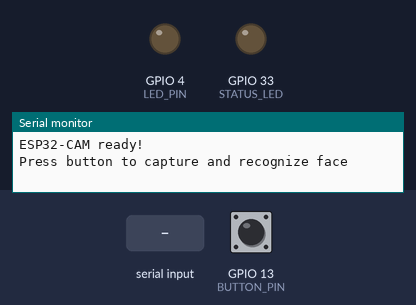
A sketch run on a simulated ESP32. On the bench: output pins drawn as LEDs (lit = HIGH), the last lines printed to the serial monitor. Dashed ring = blinking. The inputs (shaded band) are chosen by the test bench; at power-on: GPIO 13 (BUTTON_PIN) HIGH. WiFi joins after 1.5 s; servers stay silent unless stated; uploads are accepted with an empty reply; EEPROM starts erased; the camera gives no picture.

Above: at 8.4 s.
8.5 s: GPIO 13 (BUTTON_PIN) pulled LOW for 3.2 s
At 12.0 s:
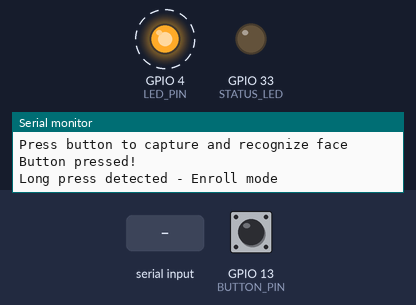
13.2 s: "CAPTURE\n" received over Serial
At 14.5 s:
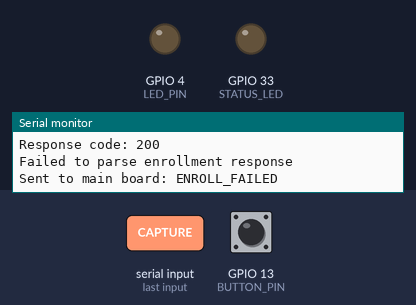
14.8 s: "CAPTURE\n" received over the second serial link
At 16.0 s:
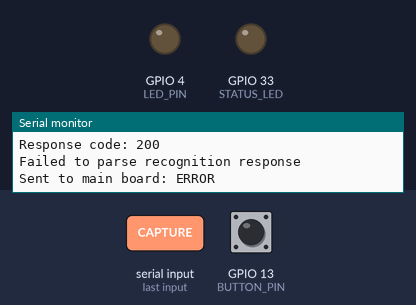
16.3 s: GPIO 13 (BUTTON_PIN) pulled LOW for 0.15 s
At 17.1 s:
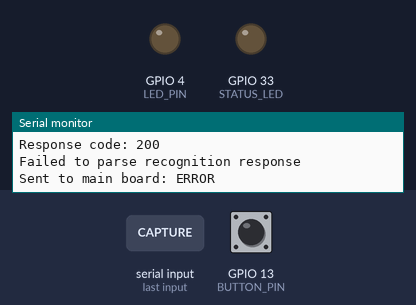
17.9 s: "ENROLL\n" received over the second serial link
19.4 s: "ENROLL\n" received over Serial
At 20.1 s:
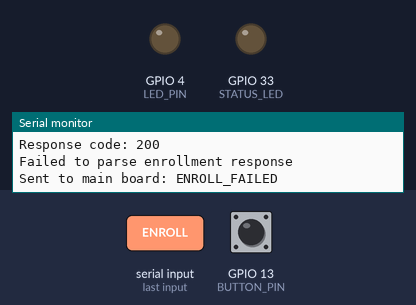
Timing chart, 0 to 22.0 s (numbered marks = the images above; inputs shaded):
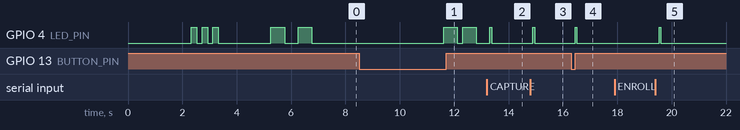

The sketch:

esp32_cam.ino
```cpp
/**
 * TruthPod ESP32-CAM Firmware
 * Face Recognition Module for TruthPod
 *
 * Features:
 * - Camera initialization (OV2640)
 * - Face capture on button press
 * - Face enrollment and recognition via backend API
 * - UART communication with main ESP32 board
 * - LED status indicators
 *
 * Hardware:
 * - ESP32-CAM (AI-Thinker)
 * - OV2640 Camera
 * - Push button for capture
 * - Built-in LED for status
 *
 * Communication Protocol with Main Board:
 * - Send: "USER_ID:123\n" when face recognized
 * - Send: "NO_FACE\n" when no face detected
 * - Send: "ENROLL_OK:456\n" when enrollment successful
 */

#include "esp_camera.h"
#include <WiFi.h>
#include <HTTPClient.h>
#include <ArduinoJson.h>
#include <Preferences.h>
#include <base64.h>
#include "soc/soc.h"
#include "soc/rtc_cntl_reg.h"

// ===== Configuration =====
// Enable UART between the CAM and main board via Serial2 (GPIO1/3 <-> main GPIO16/17)
// Set to 1 to initialize Serial2 for mainboard communication
#define ENABLE_MAINBOARD_UART 1
// WiFi Credentials (same as main board)
const char* WIFI_SSID = "YOUR_WIFI_SSID";
const char* WIFI_PASSWORD = "YOUR_WIFI_PASSWORD";

// Backend API Configuration
const char* API_BASE_URL = "https://truth-pod.onrender.com";
// const char* API_BASE_URL = "http://192.168.1.100:8000";  // Or use local IP for testing

// Device Configuration
String deviceMAC = "";
String deviceToken = "";  // Will be shared from main board via UART or get own token
Preferences preferencesCam;

// ===== Pin Definitions (ESP32-CAM AI-Thinker) =====
#define PWDN_GPIO_NUM     32
#define RESET_GPIO_NUM    -1
#define XCLK_GPIO_NUM      0
#define SIOD_GPIO_NUM     26
#define SIOC_GPIO_NUM     27

#define Y9_GPIO_NUM       35
#define Y8_GPIO_NUM       34
#define Y7_GPIO_NUM       39
#define Y6_GPIO_NUM       36
#define Y5_GPIO_NUM       21
#define Y4_GPIO_NUM       19
#define Y3_GPIO_NUM       18
#define Y2_GPIO_NUM        5
#define VSYNC_GPIO_NUM    25
#define HREF_GPIO_NUM     23
#define PCLK_GPIO_NUM     22

// Button and LED
#define BUTTON_PIN        13  // Flash button on ESP32-CAM
#define LED_PIN            4  // Built-in LED (flash LED)
#define STATUS_LED        33  // GPIO 33 for external status LED (optional)

// UART pins for communication with main board
#define UART_TX            1  // TX (to main board RX)
#define UART_RX            3  // RX (from main board TX)

// ===== Global Variables =====
HTTPClient http;
bool cameraInitialized = false;
bool enrollMode = false;  // Toggle between recognize and enroll modes

// ===== Function Prototypes =====
void setupWiFi();
void setupCamera();
void setupButton();
void setupLED();
void setupUART();
void registerDevice();
bool loadDeviceToken();
void saveDeviceToken(String token);
void captureAndRecognize();
void captureAndEnroll();
camera_fb_t* captureImage();
void sendToMainBoard(String message);
bool makeAPICall(String endpoint, String method, String payload, String& response);
void blinkLED(int times, int delayMs);

// ===== Setup =====
void setup() {
  // Disable brownout detector to prevent resets on power fluctuations
  // Note: Only do this if you have stable 5V power
  WRITE_PERI_REG(RTC_CNTL_BROWN_OUT_REG, 0);

  Serial.begin(115200);
  Serial.setDebugOutput(true);
  delay(2000);  // Give time for serial to stabilize

  Serial.println();
  Serial.println("=== TruthPod ESP32-CAM Starting ===");
  Serial.println("Setup: Phase 1 - Hardware Init");

  // Setup hardware
  setupButton();
  Serial.println("Setup: Button OK");

  setupLED();
  Serial.println("Setup: LED OK");

  #if ENABLE_MAINBOARD_UART
  setupUART();
  Serial.println("Setup: UART OK");
  #endif

  // Prepare WiFi and preferences
  WiFi.mode(WIFI_STA);
  preferencesCam.begin("truthpod_cam", false);

  // Get device MAC address (after WiFi mode set)
  deviceMAC = WiFi.macAddress();
  Serial.print("Camera MAC: ");
  Serial.println(deviceMAC);

  Serial.println("Setup: Phase 2 - Camera Init");
  setupCamera();
  Serial.println("Setup: Camera OK");

  // Connect to WiFi
  Serial.println("Setup: Phase 3 - WiFi Connect");
  blinkLED(3, 200);  // Indicate starting
  setupWiFi();

  // Obtain device token (either from storage or via registration)
  Serial.println("Setup: Phase 4 - Device Registration");
  if (!loadDeviceToken()) {
    Serial.println("Token: Not found in storage, registering device...");
    registerDevice();
  } else {
    Serial.println("Token: Loaded from storage");
    #if ENABLE_MAINBOARD_UART
    // Share token with main board so it can reuse the same API token
    sendToMainBoard("TOKEN:" + deviceToken);
    #endif
  }

  // Verify we have a valid token
  if (deviceToken.length() > 0) {
    Serial.print("Token: Active (length=");
    Serial.print(deviceToken.length());
    Serial.println(")");
  } else {
    Serial.println("Token: WARNING - No token available! API calls will fail with 401/403.");
    Serial.println("Token: Check network connection or backend availability.");
  }

  if (WiFi.status() == WL_CONNECTED) {
    blinkLED(2, 500);  // Indicate WiFi connected
  } else {
    blinkLED(5, 100);  // Indicate WiFi failed
  }

  Serial.println("ESP32-CAM ready!");
  Serial.println("Press button to capture and recognize face");
}

// ===== Main Loop =====
void loop() {
  // Check WiFi connection
  if (WiFi.status() != WL_CONNECTED) {
    Serial.println("WiFi disconnected! Reconnecting...");
    setupWiFi();
    return;
  }

  // Check button press
  if (digitalRead(BUTTON_PIN) == LOW) {
    delay(50);  // Debounce
    if (digitalRead(BUTTON_PIN) == LOW) {
      Serial.println("Button pressed!");

      // Check for long press (hold for 3 seconds to enroll)
      unsigned long pressStart = millis();
      while (digitalRead(BUTTON_PIN) == LOW && (millis() - pressStart) < 3000) {
        delay(10);
      }

      unsigned long pressDuration = millis() - pressStart;

      if (pressDuration >= 3000) {
        // Long press - Enroll mode
        Serial.println("Long press detected - Enroll mode");
        digitalWrite(LED_PIN, HIGH);
        delay(500);
        digitalWrite(LED_PIN, LOW);
        delay(200);
        digitalWrite(LED_PIN, HIGH);
        delay(500);
        digitalWrite(LED_PIN, LOW);
        captureAndEnroll();
      } else {
        // Short press - Recognize mode
        Serial.println("Short press detected - Recognize mode");
        digitalWrite(LED_PIN, HIGH);
        captureAndRecognize();
        digitalWrite(LED_PIN, LOW);
      }

      // Wait for button release
      while (digitalRead(BUTTON_PIN) == LOW) delay(10);
    }
  }

  // Check for commands from main board via UART
  if (Serial2.available() > 0) {
    String command = Serial2.readStringUntil('\n');
    Serial.print("Received command: ");
    Serial.println(command);

    if (command == "CAPTURE") {
      captureAndRecognize();
    } else if (command == "ENROLL") {
      captureAndEnroll();
    } else if (command.startsWith("TOKEN:")) {
      // Receive device token from main board
      deviceToken = command.substring(6);
      Serial.println("Device token received from main board");
    }
  }

  delay(100);
}

// ===== WiFi Setup =====
void setupWiFi() {
  Serial.print("Connecting to WiFi: ");
  Serial.println(WIFI_SSID);

  WiFi.mode(WIFI_STA);
  WiFi.begin(WIFI_SSID, WIFI_PASSWORD);

  int attempts = 0;
  while (WiFi.status() != WL_CONNECTED && attempts < 30) {
    delay(500);
    Serial.print(".");
    attempts++;
  }

  if (WiFi.status() == WL_CONNECTED) {
    Serial.println("\nWiFi connected!");
    Serial.print("IP address: ");
    Serial.println(WiFi.localIP());
  } else {
    Serial.println("\nWiFi connection failed!");
  }
}

// ===== Camera Setup =====
void setupCamera() {
  Serial.println("Camera: Configuring...");

  camera_config_t config;
  config.ledc_channel = LEDC_CHANNEL_0;
  config.ledc_timer = LEDC_TIMER_0;
  config.pin_d0 = Y2_GPIO_NUM;
  config.pin_d1 = Y3_GPIO_NUM;
  config.pin_d2 = Y4_GPIO_NUM;
  config.pin_d3 = Y5_GPIO_NUM;
  config.pin_d4 = Y6_GPIO_NUM;
  config.pin_d5 = Y7_GPIO_NUM;
  config.pin_d6 = Y8_GPIO_NUM;
  config.pin_d7 = Y9_GPIO_NUM;
  config.pin_xclk = XCLK_GPIO_NUM;
  config.pin_pclk = PCLK_GPIO_NUM;
  config.pin_vsync = VSYNC_GPIO_NUM;
  config.pin_href = HREF_GPIO_NUM;
  config.pin_sscb_sda = SIOD_GPIO_NUM;
  config.pin_sscb_scl = SIOC_GPIO_NUM;
  config.pin_pwdn = PWDN_GPIO_NUM;
  config.pin_reset = RESET_GPIO_NUM;
  config.xclk_freq_hz = 20000000;
  config.pixel_format = PIXFORMAT_JPEG;
  config.grab_mode = CAMERA_GRAB_LATEST;  // Add this to prevent buffer issues

  Serial.println("Camera: Checking PSRAM...");
  // Init with high specs for face detection
  if (psramFound()) {
    Serial.println("Camera: PSRAM found, using high quality");
    config.frame_size = FRAMESIZE_QVGA;  // 320x240
    config.jpeg_quality = 10;
    config.fb_count = 2;
    config.fb_location = CAMERA_FB_IN_PSRAM;
  } else {
    Serial.println("Camera: WARNING - No PSRAM! Using minimal config");
    config.frame_size = FRAMESIZE_QVGA;
    config.jpeg_quality = 12;
    config.fb_count = 1;
    config.fb_location = CAMERA_FB_IN_DRAM;
  }

  Serial.println("Camera: Initializing...");
  // Initialize camera
  esp_err_t err = esp_camera_init(&config);
  if (err != ESP_OK) {
    Serial.printf("Camera init FAILED with error 0x%x\n", err);
    cameraInitialized = false;
    // Don't return - let setup continue
    Serial.println("Camera: Continuing without camera...");
    return;
  }

  Serial.println("Camera: Init SUCCESS!");
  cameraInitialized = true;

  // Adjust camera settings
  sensor_t* s = esp_camera_sensor_get();
  if (s != NULL) {
    s->set_brightness(s, 0);     // -2 to 2
    s->set_contrast(s, 0);       // -2 to 2
    s->set_saturation(s, 0);     // -2 to 2
    s->set_special_effect(s, 0); // 0 to 6 (0 - No Effect)
    s->set_whitebal(s, 1);       // 0 = disable , 1 = enable
    s->set_awb_gain(s, 1);       // 0 = disable , 1 = enable
    s->set_wb_mode(s, 0);        // 0 to 4
    s->set_exposure_ctrl(s, 1);  // 0 = disable , 1 = enable
    s->set_aec2(s, 0);           // 0 = disable , 1 = enable
    s->set_gain_ctrl(s, 1);      // 0 = disable , 1 = enable
    s->set_agc_gain(s, 0);       // 0 to 30
    s->set_gainceiling(s, (gainceiling_t)0);  // 0 to 6
    s->set_bpc(s, 0);            // 0 = disable , 1 = enable
    s->set_wpc(s, 1);            // 0 = disable , 1 = enable
    s->set_raw_gma(s, 1);        // 0 = disable , 1 = enable
    s->set_lenc(s, 1);           // 0 = disable , 1 = enable
    s->set_hmirror(s, 0);        // 0 = disable , 1 = enable
    s->set_vflip(s, 0);          // 0 = disable , 1 = enable
    s->set_dcw(s, 1);            // 0 = disable , 1 = enable
  }
}

// ===== Button Setup =====
void setupButton() {
  pinMode(BUTTON_PIN, INPUT_PULLUP);
}

// ===== LED Setup =====
void setupLED() {
  pinMode(LED_PIN, OUTPUT);
  digitalWrite(LED_PIN, LOW);

  #ifdef STATUS_LED
  pinMode(STATUS_LED, OUTPUT);
  digitalWrite(STATUS_LED, LOW);
  #endif
}

void blinkLED(int times, int delayMs) {
  for (int i = 0; i < times; i++) {
    digitalWrite(LED_PIN, HIGH);
    delay(delayMs);
    digitalWrite(LED_PIN, LOW);
    delay(delayMs);
  }
}

// ===== UART Setup =====
void setupUART() {
  // Use Serial2 for communication with main board
  Serial2.begin(115200, SERIAL_8N1, UART_RX, UART_TX);
  Serial.println("UART initialized for main board communication");
}

void sendToMainBoard(String message) {
  Serial2.println(message);
  Serial.print("Sent to main board: ");
  Serial.println(message);
}

// ===== Capture Image =====
camera_fb_t* captureImage() {
  if (!cameraInitialized) {
    Serial.println("Camera not initialized!");
    return NULL;
  }

  Serial.println("Capturing image...");

  // Flash LED during capture
  digitalWrite(LED_PIN, HIGH);

  camera_fb_t* fb = esp_camera_fb_get();

  digitalWrite(LED_PIN, LOW);

  if (!fb) {
    Serial.println("Camera capture failed");
    return NULL;
  }

  Serial.printf("Image captured: %d bytes, %dx%d\n", fb->len, fb->width, fb->height);
  return fb;
}

// ===== Capture and Recognize =====
void captureAndRecognize() {
  Serial.println("=== Face Recognition Mode ===");

  camera_fb_t* fb = captureImage();
  if (!fb) {
    sendToMainBoard("NO_FACE");
    return;
  }

  // Encode image to base64
  String base64Image = base64::encode(fb->buf, fb->len);
  esp_camera_fb_return(fb);

  // Send to backend for recognition
  // Backend expects: {"image_base64": "..."}
  String payload = "{\"image_base64\":\"" + base64Image + "\"}";
  String response = "";

  Serial.println("Sending to backend for recognition...");

  if (makeAPICall("/api/iot/face/recognize", "POST", payload, response)) {
    StaticJsonDocument<512> doc;
    DeserializationError error = deserializeJson(doc, response);

    if (!error) {
      // Backend returns: {"user_id": 123 or null, "user_name": "...", "confidence": 0.95}
      // user_id is null when user_name is "UNKNOWN"
      int userId = doc["user_id"] | 0;
      String userName = doc["user_name"] | "Unknown";
      float confidence = doc["confidence"] | 0.0;

      if (userId > 0 && userName != "UNKNOWN") {
        Serial.printf("Face recognized: User ID %d, Name: %s, Confidence: %.2f\n",
                      userId, userName.c_str(), confidence);

        // Send to main board
        sendToMainBoard("USER_ID:" + String(userId));

        // Blink LED twice for success
        blinkLED(2, 200);
      } else {
        Serial.println("No matching face found");
        sendToMainBoard("NO_FACE");

        // Blink LED once for no match
        blinkLED(1, 500);
      }
    } else {
      Serial.println("Failed to parse recognition response");
      sendToMainBoard("ERROR");
    }
  } else {
    Serial.println("Recognition request failed");
    sendToMainBoard("ERROR");
  }
}

// ===== Capture and Enroll =====
void captureAndEnroll() {
  Serial.println("=== Face Enrollment Mode ===");
  Serial.println("Enter user name in Serial Monitor:");

  // Wait for user name from Serial (or could receive from main board via UART)
  unsigned long timeout = millis() + 10000;  // 10 second timeout
  String userName = "";

  while (userName.length() == 0 && millis() < timeout) {
    if (Serial.available() > 0) {
      userName = Serial.readStringUntil('\n');
      userName.trim();
    }

    // Check if name received from main board via UART
    if (Serial2.available() > 0) {
      String command = Serial2.readStringUntil('\n');
      if (command.startsWith("ENROLL_NAME:")) {
        userName = command.substring(12);
        userName.trim();
      }
    }

    delay(100);
  }

  if (userName.length() == 0) {
    Serial.println("Enrollment cancelled - no name provided");
    sendToMainBoard("ENROLL_CANCELLED");
    return;
  }

  Serial.print("Enrolling user: ");
  Serial.println(userName);

  camera_fb_t* fb = captureImage();
  if (!fb) {
    sendToMainBoard("ENROLL_FAILED");
    return;
  }

  // Encode image to base64
  String base64Image = base64::encode(fb->buf, fb->len);
  esp_camera_fb_return(fb);

  // Send to backend for enrollment
  // Backend expects: {"user_name": "...", "image_base64": "..."}
  String payload = "{\"user_name\":\"" + userName + "\",\"image_base64\":\"" + base64Image + "\"}";
  String response = "";

  Serial.println("Sending to backend for enrollment...");

  if (makeAPICall("/api/iot/face/enroll", "POST", payload, response)) {
    StaticJsonDocument<512> doc;
    DeserializationError error = deserializeJson(doc, response);

    if (!error) {
      // Backend returns: {"user_id": 123, "user_name": "...", "face_image_url": "..."}
      int userId = doc["user_id"] | 0;
      String returnedName = doc["user_name"] | "";
      String imageUrl = doc["face_image_url"] | "";

      Serial.printf("Enrollment successful: User ID %d, Name: %s\n", userId, returnedName.c_str());
      if (imageUrl.length() > 0) {
        Serial.printf("Image URL: %s\n", imageUrl.c_str());
      }

      // Send to main board
      sendToMainBoard("ENROLL_OK:" + String(userId));

      // Blink LED three times for success
      blinkLED(3, 300);
    } else {
      Serial.println("Failed to parse enrollment response");
      sendToMainBoard("ENROLL_FAILED");
    }
  } else {
    Serial.println("Enrollment request failed");
    sendToMainBoard("ENROLL_FAILED");
  }
}

// ===== API Helper Function =====
bool makeAPICall(String endpoint, String method, String payload, String& response) {
  if (WiFi.status() != WL_CONNECTED) {
    Serial.println("WiFi not connected");
    return false;
  }

  String url = String(API_BASE_URL) + endpoint;
  Serial.print("API Call: ");
  Serial.print(method);
  Serial.print(" ");
  Serial.println(url);

  http.begin(url);
  http.addHeader("Content-Type", "application/json");

  // Add authorization header if we have a token
  if (deviceToken.length() > 0) {
    http.addHeader("Authorization", "Bearer " + deviceToken);
    Serial.println("API: Added Authorization header");
  } else {
    Serial.println("API: WARNING - No token available, request may be rejected");
  }

  // Set timeout for large image uploads
  http.setTimeout(15000);  // 15 seconds

  int httpResponseCode;

  if (method == "POST") {
    httpResponseCode = http.POST(payload);
  } else if (method == "GET") {
    httpResponseCode = http.GET();
  } else {
    http.end();
    return false;
  }

  Serial.print("Response code: ");
  Serial.println(httpResponseCode);

  if (httpResponseCode > 0) {
    response = http.getString();

    // Log error responses for debugging
    if (httpResponseCode == 401 || httpResponseCode == 403) {
      Serial.println("API: Authentication/Authorization failed");
      Serial.print("API: Response body: ");
      Serial.println(response);

      // Try re-registering if token was rejected
      if (endpoint != "/api/iot/device/register") {
        Serial.println("API: Token may be invalid, clearing and will re-register on next boot");
        preferencesCam.remove("token");
        deviceToken = "";
      }
    }

    http.end();
    return (httpResponseCode == 200);
  } else {
    Serial.print("HTTP Error: ");
    Serial.println(httpResponseCode);
    http.end();
    return false;
  }
}

// ===== Device Registration & Token Storage =====
void registerDevice() {
  if (WiFi.status() != WL_CONNECTED) {
    Serial.println("Token: WiFi not connected; cannot register");
    return;
  }

  String payload = String("{\"device_mac\":\"") + deviceMAC + "\"}";
  String response = "";

  if (makeAPICall("/api/iot/device/register", "POST", payload, response)) {
    StaticJsonDocument<512> doc;
    DeserializationError error = deserializeJson(doc, response);
    if (!error) {
      String token = doc["api_token"].as<String>();
      if (token.length() > 0) {
        deviceToken = token;
        saveDeviceToken(token);
        #if ENABLE_MAINBOARD_UART
        sendToMainBoard("TOKEN:" + token);
        #endif
        Serial.println("Token: Registration successful and saved");
      } else {
        Serial.println("Token: Registration response missing token");
      }
    } else {
      Serial.println("Token: Failed to parse registration response");
    }
  } else {
    Serial.println("Token: Device registration failed");
  }
}

bool loadDeviceToken() {
  deviceToken = preferencesCam.getString("token", "");
  return deviceToken.length() > 0;
}

void saveDeviceToken(String token) {
  preferencesCam.putString("token", token);
}
```

Measured:
- after the input at 8.5 s, GPIO 4 (LED_PIN): alternates HIGH for 0.50 s and LOW for 0.20 s, starting after 3.1 s
- after the input at 13.2 s, GPIO 4 (LED_PIN): LOW → HIGH after 0.12 s, → LOW 0.06 s later
- after the input at 14.8 s, GPIO 4 (LED_PIN): LOW → HIGH after 0.10 s, → LOW 0.06 s later
- after the input at 16.3 s, GPIO 4 (LED_PIN): LOW → HIGH after 0.15 s, → LOW 0.06 s later
- after the input at 19.4 s, GPIO 4 (LED_PIN): LOW → HIGH after 0.14 s, → LOW 0.06 s later
